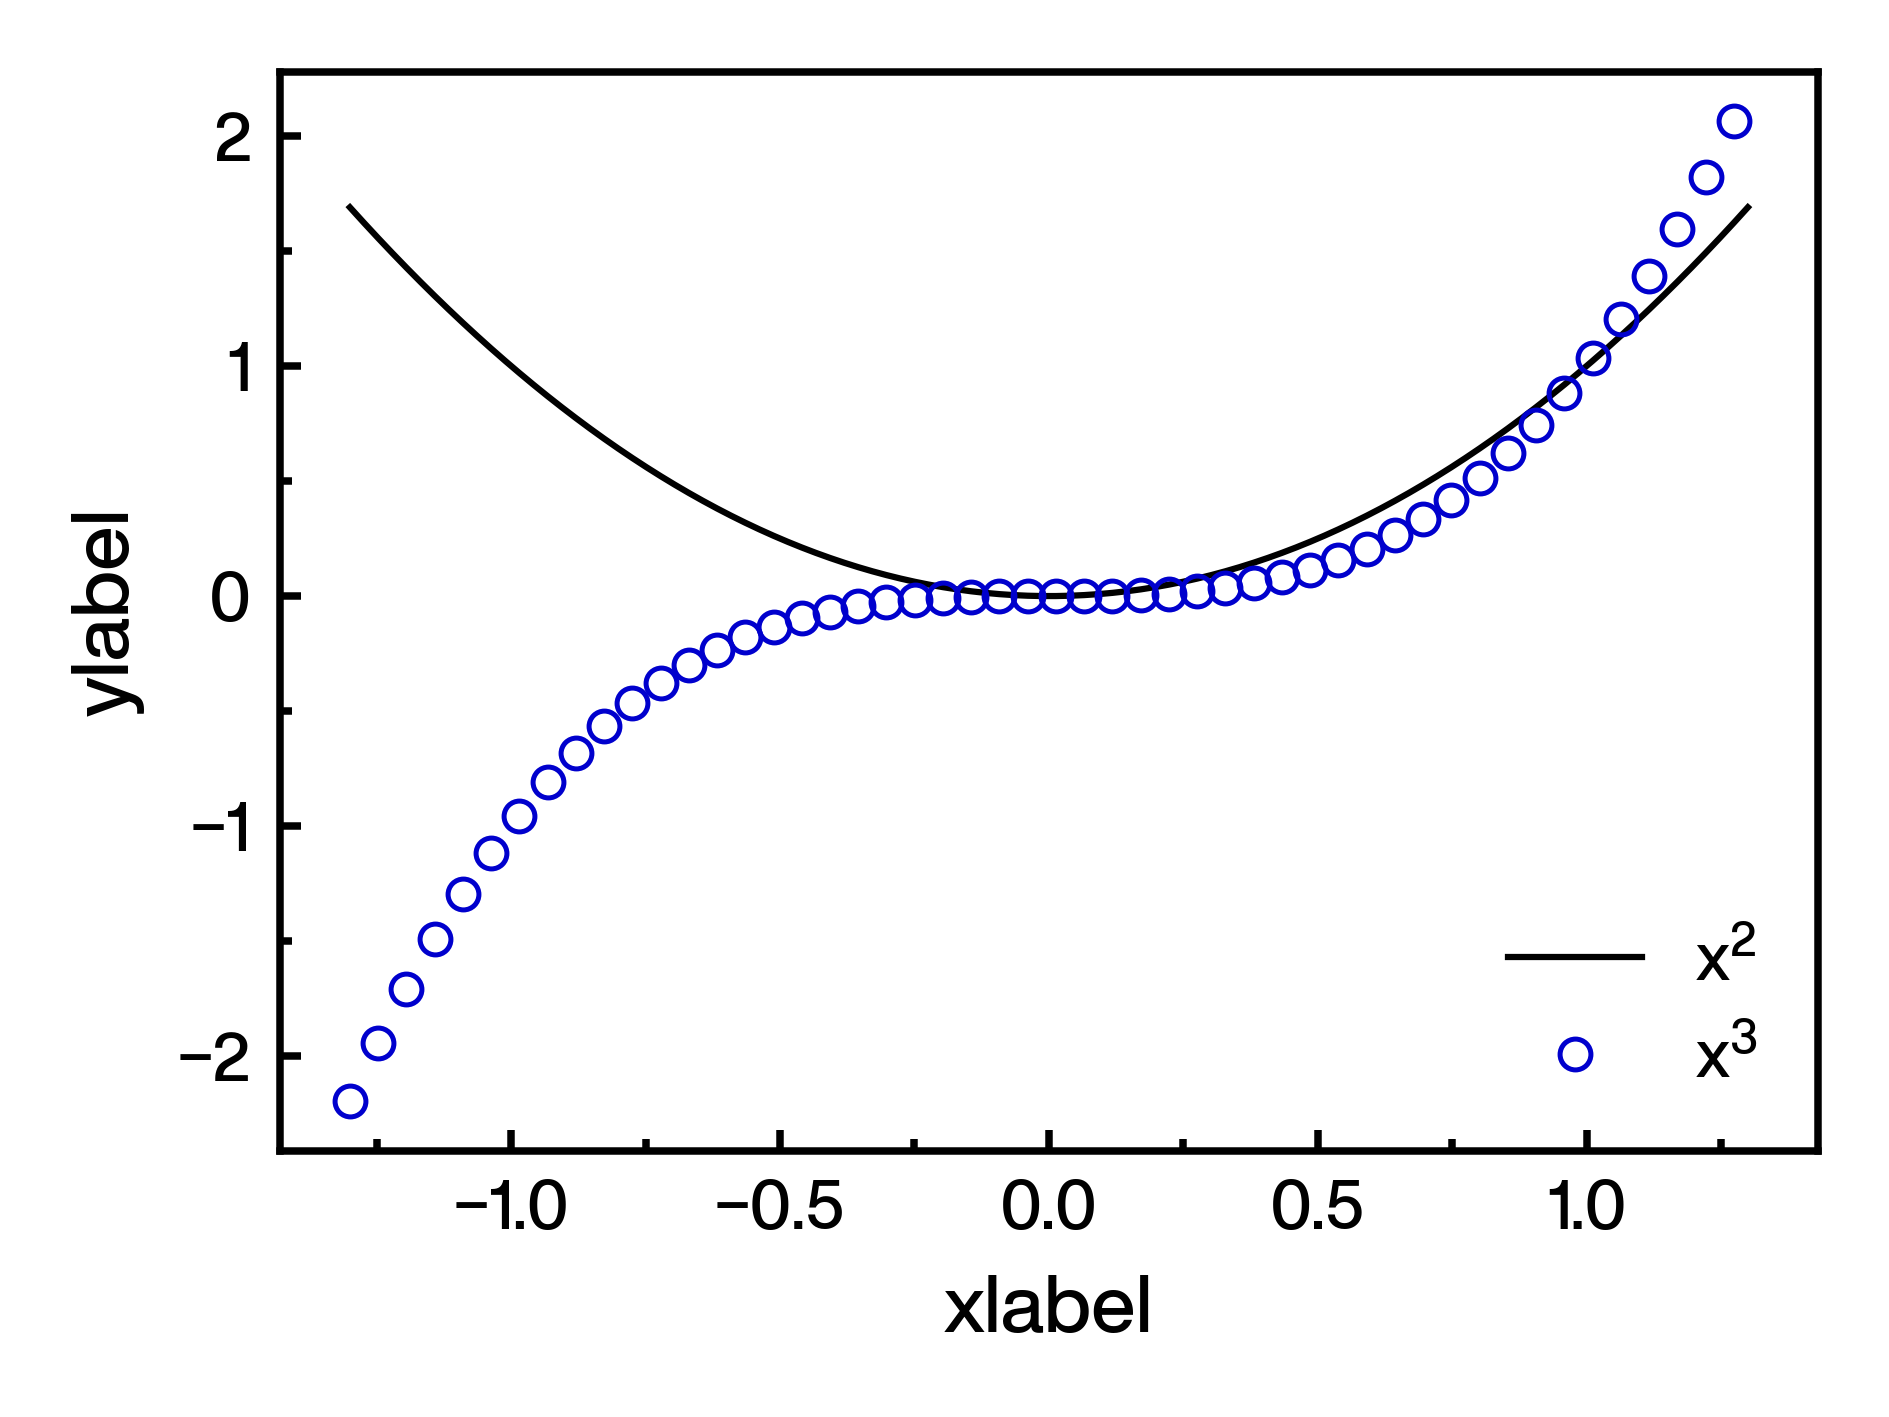

Python code for this plot:
import numpy as np
import matplotlib.pyplot as plt
from prettympl import set_style


x = np.linspace(-1.3, 1.3, 100)
y1 = x ** 2
y2 = x ** 3

set_style(fontfamily="Helvetica Now Display", fontsize=8)
plt.rc('font', weight='medium')
plt.rc('axes', labelweight='medium')
plt.figure()
plt.xlabel("xlabel")
plt.ylabel("ylabel")
plt.plot(x, y1, label=r'$x^2$')
plt.plot(x[::2], y2[::2], 'o', mfc='none', label=r'$x^3$')
plt.legend(edgecolor='none')
plt.tight_layout()
plt.savefig("test.png", dpi=600)
plt.show()